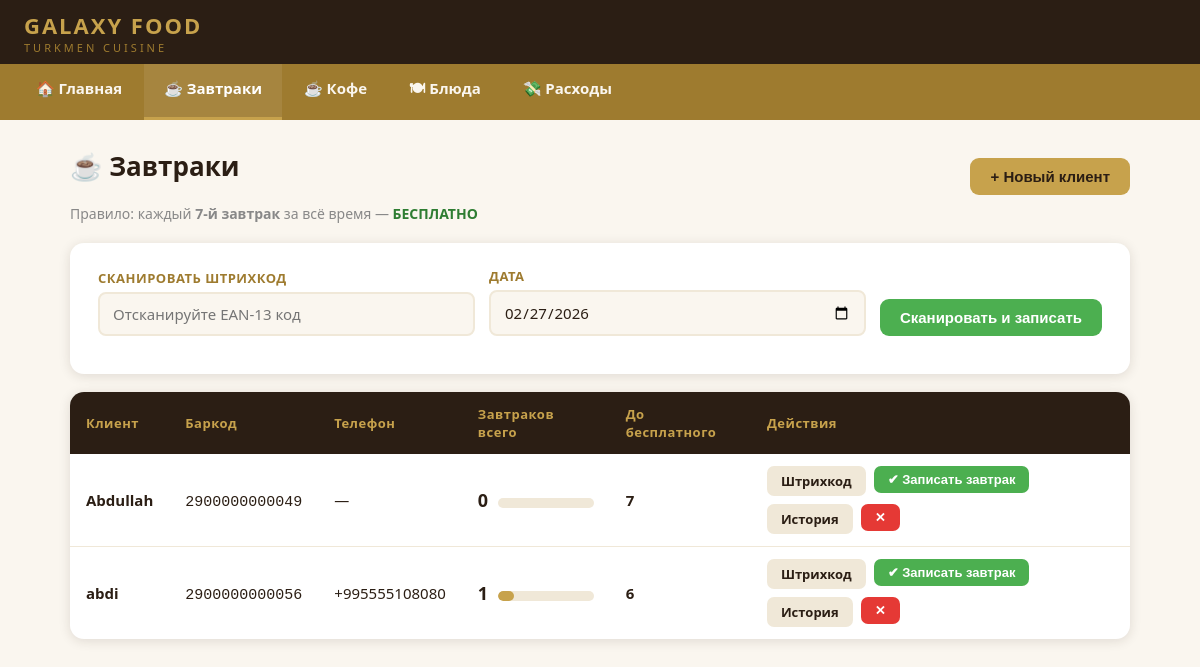
Page /breakfasts on the committed database.
### tables this page shows
CREATE TABLE clients (
                id INTEGER PRIMARY KEY AUTOINCREMENT,
                name TEXT NOT NULL,
                phone TEXT,
                notes TEXT
            , barcode TEXT, telegram_chat_id TEXT, history_token TEXT);

### app.py (the view)
@app.route("/breakfasts")
def breakfasts():
    clients = db.get_clients()
    client_data = []
    for c in clients:
        stats = db.get_client_breakfast_stats(c.id)
        client_data.append({"client": c, "stats": stats})
    return render_template("breakfasts.html", client_data=client_data, today=today())

### app.py (called while the page is built)
def today():
    return datetime.now().strftime("%Y-%m-%d")

### database.py (called while the page is built)
    def get_connection(self):
        conn = sqlite3.connect(self.db_path)
        conn.row_factory = sqlite3.Row
        return conn

    def get_clients(self) -> List[Client]:
        conn = self.get_connection()
        cursor = conn.cursor()
        cursor.execute("SELECT * FROM clients ORDER BY name")
        rows = cursor.fetchall()
        conn.close()
        return [Client(id=r['id'], name=r['name'], phone=r['phone'],
                       notes=r['notes'], barcode=r['barcode'],
                       telegram_chat_id=r['telegram_chat_id'],
                       history_token=r['history_token']) for r in rows]

    def get_breakfast_count_total(self, client_id: int) -> int:
        conn = self.get_connection()
        cursor = conn.cursor()
        cursor.execute("""
            SELECT COUNT(*) as cnt FROM breakfast_visits
            WHERE client_id = ?
        """, (client_id,))
        row = cursor.fetchone()
        conn.close()
        return row['cnt'] if row else 0

    def get_breakfast_count_last_30_days(self, client_id: int, reference_date: str) -> int:
        ref_dt = datetime.strptime(reference_date, "%Y-%m-%d")
        start_dt = ref_dt - timedelta(days=29)
        start_str = start_dt.strftime("%Y-%m-%d")
        conn = self.get_connection()
        cursor = conn.cursor()
        cursor.execute("""
            SELECT COUNT(*) as cnt FROM breakfast_visits
            WHERE client_id = ?
              AND date >= ?
              AND date <= ?
        """, (client_id, start_str, reference_date))
        row = cursor.fetchone()
        conn.close()
        return row['cnt'] if row else 0

### templates/breakfasts.html (shortened to what this page needs)
{% extends "base.html" %}
{% block content %}
<div class="flex-between">
  <h1>☕ Завтраки</h1>
  <button class="btn btn-gold" onclick="openModal('modal-add-client')">+ Новый клиент</button>
</div>
<p style="color:#888; margin-bottom:20px; font-size:14px;">
  Правило: каждый <strong>7-й завтрак</strong> за всё время — <strong style="color:#2E7D32;">БЕСПЛАТНО</strong>
</p>
<div class="form-box" style="margin-bottom:18px;">
  <form method="POST" action="{{ url_for('scan_breakfast_by_barcode') }}">
    <div class="form-row" style="align-items:end;">
      <div class="form-group" style="min-width:280px;">
        <label>Сканировать штрихкод</label>
        <input type="text" name="barcode" placeholder="Отсканируйте EAN-13 код" autofocus required>
      </div>
      <div class="form-group">
        <label>Дата</label>
        <input type="date" name="date" value="{{ request.args.get('date', '') or today }}">
      </div>
      <div class="form-group" style="flex:0 0 auto;">
        <button class="btn btn-green" type="submit">Сканировать и записать</button>
      </div>
    </div>
  </form>
</div>
{% if client_data %}
<div class="table-wrap">
  <table>
    <thead>
      <tr>
        <th>Клиент</th>
        <th>Баркод</th>
        <th>Телефон</th>
        <th>Завтраков всего</th>
        <th>До бесплатного</th>
        <th>Действия</th>
      </tr>
    </thead>
    <tbody>
      {% for item in client_data %}
      {% set c = item.client %}
      {% set s = item.stats %}
      <tr>
        <td>
          <strong>{{ c.name }}</strong>
        </td>
        <td><code>{{ c.barcode }}</code></td>
        <td>{{ c.phone or '—' }}</td>
        <td>
          <div style="display:flex; align-items:center; gap:10px;">
            <span style="font-size:18px; font-weight:800;">{{ s.count_total }}</span>
            <div style="flex:1; min-width:80px;">
              <div class="progress-wrap">
                <div class="progress-bar" style="width: {{ [(s.count_total % 7) / 6 * 100, 100]|min }}%"></div>
              </div>
            </div>
          </div>
        </td>
        <td>
          {% if s.next_is_free %}
            <span class="badge badge-warn">⭐ Следующий!</span>
          {% else %}
            <span style="font-weight:700;">{{ s.visits_until_free }}</span>
          {% endif %}
        </td>
        <td style="display:flex; gap:8px; flex-wrap:wrap;">
          <a href="{{ url_for('client_barcode_svg', client_id=c.id) }}" target="_blank" class="btn btn-sm" style="background:var(--cream-dark); color:var(--brown);">Штрихкод</a>
          <form method="POST" action="{{ url_for('register_breakfast') }}" style="display:inline;">
            <button class="btn btn-green btn-sm" type="submit">✔ Записать завтрак</button>
          </form>
          <a href="{{ url_for('breakfast_history', client_id=c.id) }}" class="btn btn-sm" style="background:var(--cream-dark); color:var(--brown);">История</a>
          <form method="POST" action="{{ url_for('delete_client', client_id=c.id) }}" style="display:inline;"
                onsubmit="return confirm('Удалить клиента {{ c.name }}?')">
            <button class="btn btn-red btn-sm" type="submit">✕</button>
          </form>
        </td>
      </tr>
      {% endfor %}
    </tbody>
  </table>
</div>
{% endif %}
{% endblock %}

### templates/base.html (shortened to what this page needs)
<!DOCTYPE html>
<html lang="ru">
<head>
</head>
<body>
<header>
  <div class="logo-wrap">
    <div class="logo-arc">Galaxy Food</div>
    <div class="logo-sub">Turkmen Cuisine</div>
  </div>
</header>
<nav>
  <a href="{{ url_for('index') }}"      class="{{ 'active' if request.endpoint == 'index' }}">🏠 Главная</a>
  <a href="{{ url_for('breakfasts') }}" class="{{ 'active' if 'breakfast' in request.endpoint or request.endpoint == 'breakfasts' }}">☕ Завтраки</a>
  <a href="{{ url_for('coffee') }}"     class="{{ 'active' if 'coffee' in request.endpoint }}">☕ Кофе</a>
  <a href="{{ url_for('dishes') }}"     class="{{ 'active' if request.endpoint == 'dishes' }}">🍽 Блюда</a>
  <a href="{{ url_for('expenses') }}"   class="{{ 'active' if request.endpoint == 'expenses' }}">💸 Расходы</a>
</nav>
<main>
  {% block content %}{% endblock %}
</main>
</body>
</html>

### templates/base.html (style rules this page uses)
:root { --gold: #C7A24C; --gold-dark: #9E7B2F; --brown: #2B1E14; --cream: #FAF6EF; --cream-dark: #F0E8D8; --white: #FFFFFF; --green: #4CAF50; --red: #E53935; --blue: #1976D2; --shadow: 0 2px 12px rgba(43,30,20,0.13); }
* { box-sizing: border-box; margin: 0; padding: 0; }
body { font-family: 'Segoe UI', Arial, sans-serif; background: var(--cream); color: var(--brown); min-height: 100vh; }
header { background: var(--brown); padding: 0 24px; display: flex; align-items: center; gap: 16px; height: 64px; box-shadow: var(--shadow); }
.logo-arc { font-size: 22px; font-weight: 900; color: var(--gold); letter-spacing: 2px; text-transform: uppercase; }
.logo-sub { font-size: 11px; color: var(--gold-dark); letter-spacing: 3px; text-transform: uppercase; }
.logo-wrap { display: flex; flex-direction: column; justify-content: center; }
nav { background: var(--gold-dark); display: flex; gap: 2px; padding: 0 16px; overflow-x: auto; }
nav a { color: var(--cream); text-decoration: none; padding: 14px 20px; font-size: 15px; font-weight: 600; white-space: nowrap; border-bottom: 3px solid transparent; transition: background 0.15s, border-color 0.15s; }
nav a.active { border-bottom-color: var(--gold); color: var(--white); background: rgba(255,255,255,0.08); }
main { max-width: 1100px; margin: 0 auto; padding: 28px 20px 60px; }
h1 { font-size: 26px; color: var(--brown); margin-bottom: 20px; }
.table-wrap { background: var(--white); border-radius: 14px; box-shadow: var(--shadow); overflow: hidden; margin-bottom: 24px; }
table { width: 100%; border-collapse: collapse; }
thead { background: var(--brown); color: var(--gold); }
thead th { padding: 13px 16px; text-align: left; font-size: 13px; font-weight: 700; letter-spacing: 0.5px; }
tbody tr { border-bottom: 1px solid var(--cream-dark); transition: background 0.1s; }
tbody tr:last-child { border-bottom: none; }
tbody td { padding: 12px 16px; font-size: 15px; }
.btn { display: inline-flex; align-items: center; gap: 7px; padding: 10px 20px; border-radius: 9px; border: none; font-size: 15px; font-weight: 700; cursor: pointer; text-decoration: none; transition: opacity 0.15s, transform 0.1s; }
.btn-gold { background: var(--gold); color: var(--brown); }
.btn-green { background: var(--green); color: #fff; }
.btn-red { background: var(--red); color: #fff; }
.btn-sm { padding: 6px 14px; font-size: 13px; border-radius: 7px; }
.form-box { background: var(--white); border-radius: 14px; box-shadow: var(--shadow); padding: 24px 28px; margin-bottom: 24px; }
.form-row { display: flex; gap: 14px; flex-wrap: wrap; margin-bottom: 14px; }
.form-group { display: flex; flex-direction: column; gap: 5px; flex: 1; min-width: 160px; }
label { font-size: 13px; font-weight: 700; color: var(--gold-dark); text-transform: uppercase; letter-spacing: 0.5px; }
input, select, textarea { padding: 10px 13px; border: 2px solid var(--cream-dark); border-radius: 8px; font-size: 15px; color: var(--brown); background: var(--cream); outline: none; transition: border-color 0.15s; font-family: inherit; }
.progress-wrap { background: var(--cream-dark); border-radius: 20px; height: 10px; margin-top: 6px; overflow: hidden; }
.progress-bar { height: 100%; border-radius: 20px; background: var(--gold); transition: width 0.3s; }
.flex-between { display: flex; align-items: center; justify-content: space-between; flex-wrap: wrap; gap: 12px; }

### rows in the picture
clients: name "Abdullah", barcode "2900000000049"
clients: name "abdi", barcode "2900000000056", phone "+995555108080"

### other values in the picture
{{ c.phone or '—' }} "—"
{{ s.count_total }} "0" "1"
{{ s.visits_until_free }} "7" "6"
